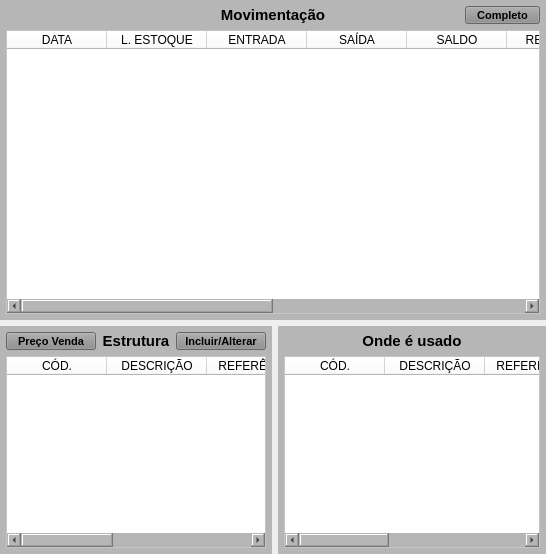
        <widget class="QWidget" name="widget_4" native="true">
         <property name="minimumSize">
          <size>
           <width>0</width>
           <height>0</height>
          </size>
         </property>
         <property name="maximumSize">
          <size>
           <width>16777215</width>
           <height>16777215</height>
          </size>
         </property>
         <layout class="QVBoxLayout" name="verticalLayout_14">
          <property name="leftMargin">
           <number>0</number>
          </property>
          <property name="topMargin">
           <number>0</number>
          </property>
          <property name="rightMargin">
           <number>0</number>
          </property>
          <property name="bottomMargin">
           <number>0</number>
          </property>
          <item>
           <widget class="QWidget" name="widget_9" native="true">
            <property name="minimumSize">
             <size>
              <width>0</width>
              <height>320</height>
             </size>
            </property>
            <property name="maximumSize">
             <size>
              <width>16777215</width>
              <height>320</height>
             </size>
            </property>
            <layout class="QHBoxLayout" name="horizontalLayout_12">
             <property name="leftMargin">
              <number>0</number>
             </property>
             <property name="topMargin">
              <number>0</number>
             </property>
             <property name="rightMargin">
              <number>0</number>
             </property>
             <property name="bottomMargin">
              <number>0</number>
             </property>
             <item>
              <widget class="QWidget" name="widget_Mov" native="true">
               <property name="minimumSize">
                <size>
                 <width>0</width>
                 <height>0</height>
                </size>
               </property>
               <property name="maximumSize">
                <size>
                 <width>16777215</width>
                 <height>16777215</height>
                </size>
               </property>
               <property name="styleSheet">
                <string notr="true">background-color: rgb(182, 182, 182);</string>
               </property>
               <layout class="QVBoxLayout" name="verticalLayout_13">
                <property name="leftMargin">
                 <number>6</number>
                </property>
                <property name="topMargin">
                 <number>6</number>
                </property>
                <property name="rightMargin">
                 <number>6</number>
                </property>
                <property name="bottomMargin">
                 <number>6</number>
                </property>
                <item>
                 <widget class="QWidget" name="widget_18" native="true">
                  <property name="minimumSize">
                   <size>
                    <width>0</width>
                    <height>18</height>
                   </size>
                  </property>
                  <property name="maximumSize">
                   <size>
                    <width>16777215</width>
                    <height>18</height>
                   </size>
                  </property>
                  <layout class="QHBoxLayout" name="horizontalLayout_14">
                   <property name="leftMargin">
                    <number>0</number>
                   </property>
                   <property name="topMargin">
                    <number>0</number>
                   </property>
                   <property name="rightMargin">
                    <number>0</number>
                   </property>
                   <property name="bottomMargin">
                    <number>0</number>
                   </property>
                   <item>
                    <widget class="QLabel" name="label_8">
                     <property name="minimumSize">
                      <size>
                       <width>75</width>
                       <height>0</height>
                      </size>
                     </property>
                     <property name="maximumSize">
                      <size>
                       <width>75</width>
                       <height>16777215</height>
                      </size>
                     </property>
                     <property name="text">
                      <string/>
                     </property>
                    </widget>
                   </item>
                   <item>
                    <widget class="QLabel" name="label_Titulo">
                     <property name="minimumSize">
                      <size>
                       <width>0</width>
                       <height>18</height>
                      </size>
                     </property>
                     <property name="maximumSize">
                      <size>
                       <width>16777215</width>
                       <height>18</height>
                      </size>
                     </property>
                     <property name="font">
                      <font>
                       <pointsize>11</pointsize>
                       <weight>75</weight>
                       <bold>true</bold>
                      </font>
                     </property>
                     <property name="text">
                      <string>Movimentação</string>
                     </property>
                     <property name="alignment">
                      <set>Qt::AlignCenter</set>
                     </property>
                    </widget>
                   </item>
                   <item>
                    <widget class="QPushButton" name="btn_Mov">
                     <property name="sizePolicy">
                      <sizepolicy hsizetype="Preferred" vsizetype="Preferred">
                       <horstretch>0</horstretch>
                       <verstretch>0</verstretch>
                      </sizepolicy>
                     </property>
                     <property name="minimumSize">
                      <size>
                       <width>75</width>
                       <height>0</height>
                      </size>
                     </property>
                     <property name="maximumSize">
                      <size>
                       <width>75</width>
                       <height>16777215</height>
                      </size>
                     </property>
                     <property name="font">
                      <font>
                       <pointsize>8</pointsize>
                       <weight>75</weight>
                       <bold>true</bold>
                      </font>
                     </property>
                     <property name="cursor">
                      <cursorShape>PointingHandCursor</cursorShape>
                     </property>
                     <property name="layoutDirection">
                      <enum>Qt::LeftToRight</enum>
                     </property>
                     <property name="autoFillBackground">
                      <bool>false</bool>
                     </property>
                     <property name="styleSheet">
                      <string notr="true">background-color: rgb(141, 141, 141);</string>
                     </property>
                     <property name="text">
                      <string>Completo</string>
                     </property>
                     <property name="checkable">
                      <bool>false</bool>
                     </property>
                     <property name="autoDefault">
                      <bool>false</bool>
                     </property>
                     <property name="default">
                      <bool>false</bool>
                     </property>
                     <property name="flat">
                      <bool>false</bool>
                     </property>
                    </widget>
                   </item>
                  </layout>
                 </widget>
                </item>
                <item>
                 <widget class="QTableWidget" name="table_Mov">
                  <property name="sizePolicy">
                   <sizepolicy hsizetype="Preferred" vsizetype="Preferred">
                    <horstretch>0</horstretch>
                    <verstretch>0</verstretch>
                   </sizepolicy>
                  </property>
                  <property name="font">
                   <font>
                    <pointsize>8</pointsize>
                   </font>
                  </property>
                  <property name="styleSheet">
                   <string notr="true">background-color: rgb(255, 255, 255);</string>
                  </property>
                  <column>
                   <property name="text">
                    <string>DATA</string>
                   </property>
                  </column>
                  <column>
                   <property name="text">
                    <string>L. ESTOQUE</string>
                   </property>
                  </column>
                  <column>
                   <property name="text">
                    <string>ENTRADA</string>
                   </property>
                  </column>
                  <column>
                   <property name="text">
                    <string>SAÍDA</string>
                   </property>
                  </column>
                  <column>
                   <property name="text">
                    <string>SALDO</string>
                   </property>
                  </column>
                  <column>
                   <property name="text">
                    <string>REGISTRO</string>
                   </property>
                  </column>
                  <column>
                   <property name="text">
                    <string>OC/OV</string>
                   </property>
                  </column>
                  <column>
                   <property name="text">
                    <string>CFOP</string>
                   </property>
                  </column>
                  <column>
                   <property name="text">
                    <string>SOLICITANTE</string>
                   </property>
                  </column>
                  <column>
                   <property name="text">
                    <string>OBS</string>
                   </property>
                  </column>
                 </widget>
                </item>
               </layout>
              </widget>
             </item>
            </layout>
           </widget>
          </item>
          <item>
           <widget class="QWidget" name="widget_10" native="true">
            <layout class="QHBoxLayout" name="horizontalLayout_8">
             <property name="leftMargin">
              <number>0</number>
             </property>
             <property name="topMargin">
              <number>0</number>
             </property>
             <property name="rightMargin">
              <number>0</number>
             </property>
             <property name="bottomMargin">
              <number>0</number>
             </property>
             <item>
              <widget class="QWidget" name="widget_Estrutura" native="true">
               <property name="minimumSize">
                <size>
                 <width>0</width>
                 <height>0</height>
                </size>
               </property>
               <property name="styleSheet">
                <string notr="true">background-color: rgb(182, 182, 182);</string>
               </property>
               <layout class="QVBoxLayout" name="verticalLayout_9">
                <property name="leftMargin">
                 <number>6</number>
                </property>
                <property name="topMargin">
                 <number>6</number>
                </property>
                <property name="rightMargin">
                 <number>6</number>
                </property>
                <property name="bottomMargin">
                 <number>6</number>
                </property>
                <item>
                 <widget class="QWidget" name="widget_19" native="true">
                  <property name="minimumSize">
                   <size>
                    <width>0</width>
                    <height>18</height>
                   </size>
                  </property>
                  <property name="maximumSize">
                   <size>
                    <width>16777215</width>
                    <height>18</height>
                   </size>
                  </property>
                  <layout class="QHBoxLayout" name="horizontalLayout_15">
                   <property name="leftMargin">
                    <number>0</number>
                   </property>
                   <property name="topMargin">
                    <number>0</number>
                   </property>
                   <property name="rightMargin">
                    <number>0</number>
                   </property>
                   <property name="bottomMargin">
                    <number>0</number>
                   </property>
                   <item>
                    <widget class="QPushButton" name="btn_Custo">
                     <property name="sizePolicy">
                      <sizepolicy hsizetype="Preferred" vsizetype="Preferred">
                       <horstretch>0</horstretch>
                       <verstretch>0</verstretch>
                      </sizepolicy>
                     </property>
                     <property name="minimumSize">
                      <size>
                       <width>90</width>
                       <height>0</height>
                      </size>
                     </property>
                     <property name="maximumSize">
                      <size>
                       <width>90</width>
                       <height>16777215</height>
                      </size>
                     </property>
                     <property name="font">
                      <font>
                       <pointsize>8</pointsize>
                       <weight>75</weight>
                       <bold>true</bold>
                      </font>
                     </property>
                     <property name="cursor">
                      <cursorShape>PointingHandCursor</cursorShape>
                     </property>
                     <property name="layoutDirection">
                      <enum>Qt::LeftToRight</enum>
                     </property>
                     <property name="autoFillBackground">
                      <bool>false</bool>
                     </property>
                     <property name="styleSheet">
                      <string notr="true">background-color: rgb(141, 141, 141);</string>
                     </property>
                     <property name="text">
                      <string>Preço Venda</string>
                     </property>
                     <property name="checkable">
                      <bool>false</bool>
                     </property>
                     <property name="autoDefault">
                      <bool>false</bool>
                     </property>
                     <property name="default">
                      <bool>false</bool>
                     </property>
                     <property name="flat">
                      <bool>false</bool>
                     </property>
                    </widget>
                   </item>
                   <item>
                    <widget class="QLabel" name="label_Titulo_2">
                     <property name="minimumSize">
                      <size>
                       <width>0</width>
                       <height>18</height>
                      </size>
                     </property>
                     <property name="maximumSize">
                      <size>
                       <width>16777215</width>
                       <height>18</height>
                      </size>
                     </property>
                     <property name="font">
                      <font>
                       <pointsize>11</pointsize>
                       <weight>75</weight>
                       <bold>true</bold>
                      </font>
                     </property>
                     <property name="text">
                      <string>Estrutura</string>
                     </property>
                     <property name="alignment">
                      <set>Qt::AlignCenter</set>
                     </property>
                    </widget>
                   </item>
                   <item>
                    <widget class="QPushButton" name="btn_Estrut">
                     <property name="sizePolicy">
                      <sizepolicy hsizetype="Preferred" vsizetype="Preferred">
                       <horstretch>0</horstretch>
                       <verstretch>0</verstretch>
                      </sizepolicy>
                     </property>
                     <property name="minimumSize">
                      <size>
                       <width>90</width>
                       <height>0</height>
                      </size>
                     </property>
                     <property name="maximumSize">
                      <size>
                       <width>90</width>
                       <height>16777215</height>
                      </size>
                     </property>
                     <property name="font">
                      <font>
                       <pointsize>8</pointsize>
                       <weight>75</weight>
                       <bold>true</bold>
                      </font>
                     </property>
                     <property name="cursor">
                      <cursorShape>PointingHandCursor</cursorShape>
                     </property>
                     <property name="layoutDirection">
                      <enum>Qt::LeftToRight</enum>
                     </property>
                     <property name="autoFillBackground">
                      <bool>false</bool>
                     </property>
                     <property name="styleSheet">
                      <string notr="true">background-color: rgb(141, 141, 141);</string>
                     </property>
                     <property name="text">
                      <string>Incluir/Alterar</string>
                     </property>
                     <property name="checkable">
                      <bool>false</bool>
                     </property>
                     <property name="autoDefault">
                      <bool>false</bool>
                     </property>
                     <property name="default">
                      <bool>false</bool>
                     </property>
                     <property name="flat">
                      <bool>false</bool>
                     </property>
                    </widget>
                   </item>
                  </layout>
                 </widget>
                </item>
                <item>
                 <widget class="QTableWidget" name="table_Estrutura">
                  <property name="sizePolicy">
                   <sizepolicy hsizetype="Preferred" vsizetype="Preferred">
                    <horstretch>0</horstretch>
                    <verstretch>0</verstretch>
                   </sizepolicy>
                  </property>
                  <property name="font">
                   <font>
                    <pointsize>8</pointsize>
                   </font>
                  </property>
                  <property name="styleSheet">
                   <string notr="true">background-color: rgb(255, 255, 255);</string>
                  </property>
                  <column>
                   <property name="text">
                    <string>CÓD.</string>
                   </property>
                  </column>
                  <column>
                   <property name="text">
                    <string>DESCRIÇÃO</string>
                   </property>
                  </column>
                  <column>
                   <property name="text">
                    <string>REFERÊNCIA</string>
                   </property>
                  </column>
                  <column>
                   <property name="text">
                    <string>UM</string>
                   </property>
                  </column>
                  <column>
                   <property name="text">
                    <string>QTDE</string>
                   </property>
                  </column>
                 </widget>
                </item>
               </layout>
              </widget>
             </item>
             <item>
              <widget class="QWidget" name="widget_Usado" native="true">
               <property name="styleSheet">
                <string notr="true">background-color: rgb(182, 182, 182);</string>
               </property>
               <layout class="QVBoxLayout" name="verticalLayout_11">
                <property name="leftMargin">
                 <number>6</number>
                </property>
                <property name="topMargin">
                 <number>6</number>
                </property>
                <property name="rightMargin">
                 <number>6</number>
                </property>
                <property name="bottomMargin">
                 <number>6</number>
                </property>
                <item>
                 <widget class="QLabel" name="label_62">
                  <property name="minimumSize">
                   <size>
                    <width>0</width>
                    <height>18</height>
                   </size>
                  </property>
                  <property name="maximumSize">
                   <size>
                    <width>16777215</width>
                    <height>18</height>
                   </size>
                  </property>
                  <property name="font">
                   <font>
                    <pointsize>11</pointsize>
                    <weight>75</weight>
                    <bold>true</bold>
                   </font>
                  </property>
                  <property name="text">
                   <string>Onde é usado</string>
                  </property>
                  <property name="alignment">
                   <set>Qt::AlignCenter</set>
                  </property>
                 </widget>
                </item>
                <item>
                 <widget class="QTableWidget" name="table_Usado">
                  <property name="sizePolicy">
                   <sizepolicy hsizetype="Preferred" vsizetype="Preferred">
                    <horstretch>0</horstretch>
                    <verstretch>0</verstretch>
                   </sizepolicy>
                  </property>
                  <property name="font">
                   <font>
                    <pointsize>9</pointsize>
                   </font>
                  </property>
                  <property name="styleSheet">
                   <string notr="true">background-color: rgb(255, 255, 255);</string>
                  </property>
                  <column>
                   <property name="text">
                    <string>CÓD.</string>
                   </property>
                  </column>
                  <column>
                   <property name="text">
                    <string>DESCRIÇÃO</string>
                   </property>
                  </column>
                  <column>
                   <property name="text">
                    <string>REFERÊNCIA</string>
                   </property>
                  </column>
                  <column>
                   <property name="text">
                    <string>UM</string>
                   </property>
                  </column>
                  <column>
                   <property name="text">
                    <string>QTDE</string>
                   </property>
                  </column>
                 </widget>
                </item>
               </layout>
              </widget>
             </item>
            </layout>
           </widget>
          </item>
         </layout>
        </widget>
